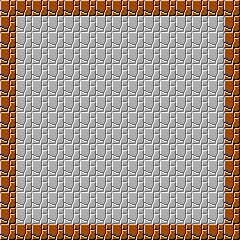

Tiled map render using the project's own tile images. Description and the whole map definition, tile-layer contents included, below:
An orthogonal 15x15 tile map with 16x16 px tiles, 1 tile layer (background) and 16 objects.

<map version="1.0" tiledversion="1.0.2" orientation="orthogonal" renderorder="right-down" width="15" height="15" tilewidth="16" tileheight="16" nextobjectid="27">
 <tileset firstgid="1" source="mariotiles.tsx" />
 <layer name="background" width="15" height="15">
  <data encoding="csv">
1,1,1,1,1,1,1,1,1,1,1,1,1,1,1,
1,133,133,133,133,133,133,133,133,133,133,133,133,133,1,
1,133,133,133,133,133,133,133,133,133,133,133,133,133,1,
1,133,133,133,133,133,133,133,133,133,133,133,133,133,1,
1,133,133,133,133,133,133,133,133,133,133,133,133,133,1,
1,133,133,133,133,133,133,133,133,133,133,133,133,133,1,
1,133,133,133,133,133,133,133,133,133,133,133,133,133,1,
1,133,133,133,133,133,133,133,133,133,133,133,133,133,1,
1,133,133,133,133,133,133,133,133,133,133,133,133,133,1,
1,133,133,133,133,133,133,133,133,133,133,133,133,133,1,
1,133,133,133,133,133,133,133,133,133,133,133,133,133,1,
1,133,133,133,133,133,133,133,133,133,133,133,133,133,1,
1,133,133,133,133,133,133,133,133,133,133,133,133,133,1,
1,133,133,133,133,133,133,133,133,133,133,133,133,133,1,
1,1,1,1,1,1,1,1,1,1,1,1,1,1,1
</data>
 </layer>
 <objectgroup name="wall">
  <object id="7" x="175.333" y="208.667" width="16" height="16" />
  <object id="8" x="32" y="0" width="16" height="16" />
  <object id="10" x="48" y="0" width="16" height="16" />
  <object id="11" x="64" y="0" width="16" height="16" />
  <object id="12" x="80" y="0" width="16" height="16" />
  <object id="13" x="96" y="0" width="16" height="16" />
  <object id="14" x="112" y="0" width="16" height="16" />
  <object id="15" x="128" y="0" width="16" height="16" />
  <object id="16" x="144" y="0" width="16" height="16" />
  <object id="18" x="160" y="0" height="16" />
  <object id="19" x="160" y="0" width="16" height="16" />
  <object id="20" x="176" y="0" width="16" height="16" />
  <object id="21" x="192" y="0" width="16" height="16" />
  <object id="22" x="208" y="0" width="16" height="16" />
  <object id="24" x="224" y="16" width="16" height="208" />
  <object id="25" x="16" y="224" width="208" height="16" />
 </objectgroup>
</map>
